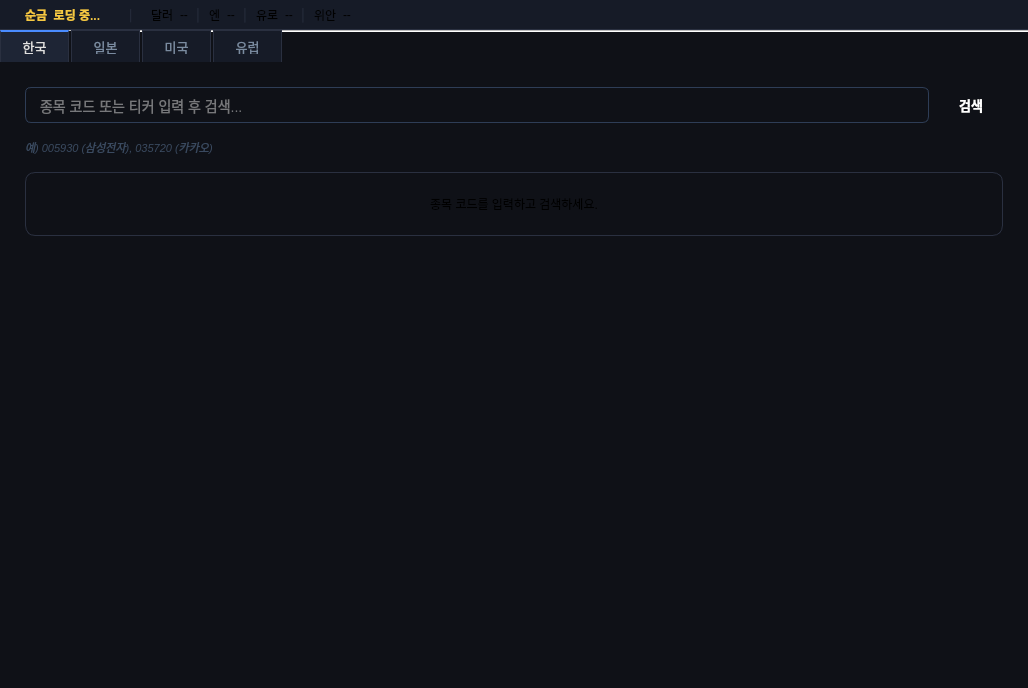
<?xml version="1.0" encoding="UTF-8"?>
<ui version="4.0">
 <class>MainWindow</class>
 <widget class="QMainWindow" name="MainWindow">
  <property name="geometry">
   <rect>
    <x>0</x>
    <y>0</y>
    <width>1028</width>
    <height>688</height>
   </rect>
  </property>
  <property name="minimumSize">
   <size>
    <width>700</width>
    <height>500</height>
   </size>
  </property>
  <property name="windowTitle">
   <string>Gold &amp; Stock Monitor</string>
  </property>
  <property name="styleSheet">
   <string notr="true">
QMainWindow, QWidget#main_widget {
    background-color: #0f1117;
    color: #e0e0e0;
}
QFrame#ticker_bar {
    background-color: #161b27;
    border-bottom: 1px solid #2a3040;
}
QLabel#ticker_label {
    color: #a0aabb;
    font-size: 11px;
    padding: 2px 6px;
}
QLabel#gold_label {
    color: #f5c842;
    font-weight: bold;
    font-size: 12px;
    padding: 2px 8px;
}
QTabWidget::pane {
    border: 1px solid #2a3040;
    background-color: #0f1117;
}
QTabBar::tab {
    background-color: #161b27;
    color: #7a8ba0;
    padding: 8px 22px;
    font-size: 13px;
    border: 1px solid #2a3040;
    border-bottom: none;
    margin-right: 2px;
}
QTabBar::tab:selected {
    background-color: #1e2535;
    color: #e0e0e0;
    border-top: 2px solid #4a8cff;
}
QTabBar::tab:hover {
    background-color: #1a2030;
    color: #c0c8d8;
}
QLineEdit#search_input_korea,
QLineEdit#search_input_japan,
QLineEdit#search_input_us,
QLineEdit#search_input_europe {
    background-color: #1a2030;
    color: #e0e0e0;
    border: 1px solid #2e3d56;
    border-radius: 6px;
    padding: 8px 12px;
    font-size: 14px;
    selection-background-color: #2d4a7a;
}
QLineEdit#search_input_korea:focus,
QLineEdit#search_input_japan:focus,
QLineEdit#search_input_us:focus,
QLineEdit#search_input_europe:focus {
    border: 1px solid #4a8cff;
}
QPushButton#search_btn_korea,
QPushButton#search_btn_japan,
QPushButton#search_btn_us,
QPushButton#search_btn_europe {
    background-color: #2d5aac;
    color: #ffffff;
    border: none;
    border-radius: 6px;
    padding: 8px 20px;
    font-size: 13px;
    font-weight: bold;
}
QPushButton#search_btn_korea:hover,
QPushButton#search_btn_japan:hover,
QPushButton#search_btn_us:hover,
QPushButton#search_btn_europe:hover {
    background-color: #3568c4;
}
QPushButton#search_btn_korea:pressed,
QPushButton#search_btn_japan:pressed,
QPushButton#search_btn_us:pressed,
QPushButton#search_btn_europe:pressed {
    background-color: #1e4088;
}
QFrame#result_card_korea,
QFrame#result_card_japan,
QFrame#result_card_us,
QFrame#result_card_europe {
    background-color: #161b27;
    border: 1px solid #2a3040;
    border-radius: 10px;
    padding: 6px;
}
QLabel#res_name   { color: #a8b8cc; font-size: 12px; }
QLabel#res_ticker { color: #556070; font-size: 11px; }
QLabel#res_price  { color: #e8eef8; font-size: 28px; font-weight: bold; }
QLabel#res_change_pos { color: #3ddc84; font-size: 14px; font-weight: bold; }
QLabel#res_change_neg { color: #ff5f5f; font-size: 14px; font-weight: bold; }
QLabel#res_change_neu { color: #aaaaaa; font-size: 14px; }
QLabel#hint_label_korea,
QLabel#hint_label_japan,
QLabel#hint_label_us,
QLabel#hint_label_europe {
    color: #3a4a60; font-size: 11px; font-style: italic;
}
QLabel#status_label { color: #556070; font-size: 11px; }
QLabel#loading_label { color: #4a8cff; font-size: 13px; }
QLabel#error_label   { color: #ff5f5f; font-size: 13px; }
   </string>
  </property>
  <widget class="QWidget" name="main_widget">
   <layout class="QVBoxLayout" name="main_layout">
    <property name="spacing">
     <number>0</number>
    </property>
    <property name="leftMargin">
     <number>0</number>
    </property>
    <property name="topMargin">
     <number>0</number>
    </property>
    <property name="rightMargin">
     <number>0</number>
    </property>
    <property name="bottomMargin">
     <number>0</number>
    </property>
    <item>
     <widget class="QFrame" name="ticker_bar">
      <property name="frameShape">
       <enum>QFrame::Shape::NoFrame</enum>
      </property>
      <layout class="QHBoxLayout" name="ticker_layout">
       <property name="spacing">
        <number>0</number>
       </property>
       <property name="leftMargin">
        <number>14</number>
       </property>
       <property name="topMargin">
        <number>4</number>
       </property>
       <property name="rightMargin">
        <number>14</number>
       </property>
       <property name="bottomMargin">
        <number>4</number>
       </property>
       <item>
        <widget class="QLabel" name="gold_label">
         <property name="text">
          <string>순금  로딩 중...</string>
         </property>
        </widget>
       </item>
       <item>
        <widget class="QLabel" name="ticker_label">
         <property name="styleSheet">
          <string>color: #2a3040;</string>
         </property>
         <property name="text">
          <string>  │  </string>
         </property>
        </widget>
       </item>
       <item>
        <widget class="QLabel" name="ticker_label">
         <property name="text">
          <string>달러  </string>
         </property>
        </widget>
       </item>
       <item>
        <widget class="QLabel" name="ticker_label">
         <property name="text">
          <string>--</string>
         </property>
        </widget>
       </item>
       <item>
        <widget class="QLabel" name="ticker_label">
         <property name="styleSheet">
          <string>color: #2a3040;</string>
         </property>
         <property name="text">
          <string>  │  </string>
         </property>
        </widget>
       </item>
       <item>
        <widget class="QLabel" name="ticker_label">
         <property name="text">
          <string>엔  </string>
         </property>
        </widget>
       </item>
       <item>
        <widget class="QLabel" name="ticker_label">
         <property name="text">
          <string>--</string>
         </property>
        </widget>
       </item>
       <item>
        <widget class="QLabel" name="ticker_label">
         <property name="styleSheet">
          <string>color: #2a3040;</string>
         </property>
         <property name="text">
          <string>  │  </string>
         </property>
        </widget>
       </item>
       <item>
        <widget class="QLabel" name="ticker_label">
         <property name="text">
          <string>유로  </string>
         </property>
        </widget>
       </item>
       <item>
        <widget class="QLabel" name="ticker_label">
         <property name="text">
          <string>--</string>
         </property>
        </widget>
       </item>
       <item>
        <widget class="QLabel" name="ticker_label">
         <property name="styleSheet">
          <string>color: #2a3040;</string>
         </property>
         <property name="text">
          <string>  │  </string>
         </property>
        </widget>
       </item>
       <item>
        <widget class="QLabel" name="ticker_label">
         <property name="text">
          <string>위안  </string>
         </property>
        </widget>
       </item>
       <item>
        <widget class="QLabel" name="ticker_label">
         <property name="text">
          <string>--</string>
         </property>
        </widget>
       </item>
       <item>
        <spacer name="ticker_spacer">
         <property name="orientation">
          <enum>Qt::Orientation::Horizontal</enum>
         </property>
         <property name="sizeHint" stdset="0">
          <size>
           <width>40</width>
           <height>20</height>
          </size>
         </property>
        </spacer>
       </item>
       <item>
        <widget class="QLabel" name="status_label">
         <property name="text">
          <string/>
         </property>
        </widget>
       </item>
      </layout>
     </widget>
    </item>
    <item>
     <widget class="QTabWidget" name="tab_widget">
      <property name="currentIndex">
       <number>0</number>
      </property>
      <property name="documentMode">
       <bool>true</bool>
      </property>
      <widget class="QWidget" name="tab_korea">
       <property name="styleSheet">
        <string>background-color: #0f1117;</string>
       </property>
       <attribute name="title">
        <string>한국</string>
       </attribute>
       <layout class="QVBoxLayout" name="layout_korea">
        <property name="spacing">
         <number>16</number>
        </property>
        <property name="leftMargin">
         <number>24</number>
        </property>
        <property name="topMargin">
         <number>24</number>
        </property>
        <property name="rightMargin">
         <number>24</number>
        </property>
        <property name="bottomMargin">
         <number>16</number>
        </property>
        <item>
         <layout class="QHBoxLayout" name="search_row_korea">
          <property name="spacing">
           <number>10</number>
          </property>
          <item>
           <widget class="QLineEdit" name="search_input_korea">
            <property name="placeholderText">
             <string>종목 코드 또는 티커 입력 후 검색...</string>
            </property>
           </widget>
          </item>
          <item>
           <widget class="QPushButton" name="search_btn_korea">
            <property name="cursor">
             <cursorShape>PointingHandCursor</cursorShape>
            </property>
            <property name="text">
             <string>검색</string>
            </property>
           </widget>
          </item>
         </layout>
        </item>
        <item>
         <widget class="QLabel" name="hint_label_korea">
          <property name="text">
           <string>예) 005930 (삼성전자), 035720 (카카오)</string>
          </property>
         </widget>
        </item>
        <item>
         <widget class="QFrame" name="result_card_korea">
          <property name="frameShape">
           <enum>QFrame::Shape::NoFrame</enum>
          </property>
          <layout class="QVBoxLayout" name="result_layout_korea">
           <property name="spacing">
            <number>6</number>
           </property>
           <property name="leftMargin">
            <number>20</number>
           </property>
           <property name="topMargin">
            <number>16</number>
           </property>
           <property name="rightMargin">
            <number>20</number>
           </property>
           <property name="bottomMargin">
            <number>16</number>
           </property>
           <item>
            <widget class="QLabel" name="status_label">
             <property name="text">
              <string>종목 코드를 입력하고 검색하세요.</string>
             </property>
             <property name="alignment">
              <set>Qt::AlignmentFlag::AlignCenter</set>
             </property>
            </widget>
           </item>
          </layout>
         </widget>
        </item>
        <item>
         <spacer name="spacer_korea">
          <property name="orientation">
           <enum>Qt::Orientation::Vertical</enum>
          </property>
          <property name="sizeHint" stdset="0">
           <size>
            <width>20</width>
            <height>40</height>
           </size>
          </property>
         </spacer>
        </item>
       </layout>
      </widget>
      <widget class="QWidget" name="tab_japan">
       <property name="styleSheet">
        <string>background-color: #0f1117;</string>
       </property>
       <attribute name="title">
        <string>일본</string>
       </attribute>
       <layout class="QVBoxLayout" name="layout_japan">
        <property name="spacing">
         <number>16</number>
        </property>
        <property name="leftMargin">
         <number>24</number>
        </property>
        <property name="topMargin">
         <number>24</number>
        </property>
        <property name="rightMargin">
         <number>24</number>
        </property>
        <property name="bottomMargin">
         <number>16</number>
        </property>
        <item>
         <layout class="QHBoxLayout" name="search_row_japan">
          <property name="spacing">
           <number>10</number>
          </property>
          <item>
           <widget class="QLineEdit" name="search_input_japan">
            <property name="placeholderText">
             <string>종목 코드 또는 티커 입력 후 검색...</string>
            </property>
           </widget>
          </item>
          <item>
           <widget class="QPushButton" name="search_btn_japan">
            <property name="cursor">
             <cursorShape>PointingHandCursor</cursorShape>
            </property>
            <property name="text">
             <string>검색</string>
            </property>
           </widget>
          </item>
         </layout>
        </item>
        <item>
         <widget class="QLabel" name="hint_label_japan">
          <property name="text">
           <string>예) 7203 (Toyota), 6758 (Sony)</string>
          </property>
         </widget>
        </item>
        <item>
         <widget class="QFrame" name="result_card_japan">
          <property name="frameShape">
           <enum>QFrame::Shape::NoFrame</enum>
          </property>
          <layout class="QVBoxLayout" name="result_layout_japan">
           <property name="spacing">
            <number>6</number>
           </property>
           <property name="leftMargin">
            <number>20</number>
           </property>
           <property name="topMargin">
            <number>16</number>
           </property>
           <property name="rightMargin">
            <number>20</number>
           </property>
           <property name="bottomMargin">
            <number>16</number>
           </property>
           <item>
            <widget class="QLabel" name="status_label">
             <property name="text">
              <string>종목 코드를 입력하고 검색하세요.</string>
             </property>
             <property name="alignment">
              <set>Qt::AlignmentFlag::AlignCenter</set>
             </property>
            </widget>
           </item>
          </layout>
         </widget>
        </item>
        <item>
         <spacer name="spacer_japan">
          <property name="orientation">
           <enum>Qt::Orientation::Vertical</enum>
          </property>
          <property name="sizeHint" stdset="0">
           <size>
            <width>20</width>
            <height>40</height>
           </size>
          </property>
         </spacer>
        </item>
       </layout>
      </widget>
      <widget class="QWidget" name="tab_us">
       <property name="styleSheet">
        <string>background-color: #0f1117;</string>
       </property>
       <attribute name="title">
        <string>미국</string>
       </attribute>
       <layout class="QVBoxLayout" name="layout_us">
        <property name="spacing">
         <number>16</number>
        </property>
        <property name="leftMargin">
         <number>24</number>
        </property>
        <property name="topMargin">
         <number>24</number>
        </property>
        <property name="rightMargin">
         <number>24</number>
        </property>
        <property name="bottomMargin">
         <number>16</number>
        </property>
        <item>
         <layout class="QHBoxLayout" name="search_row_us">
          <property name="spacing">
           <number>10</number>
          </property>
          <item>
           <widget class="QLineEdit" name="search_input_us">
            <property name="placeholderText">
             <string>종목 코드 또는 티커 입력 후 검색...</string>
            </property>
           </widget>
          </item>
          <item>
           <widget class="QPushButton" name="search_btn_us">
            <property name="cursor">
             <cursorShape>PointingHandCursor</cursorShape>
            </property>
            <property name="text">
             <string>검색</string>
            </property>
           </widget>
          </item>
         </layout>
        </item>
        <item>
         <widget class="QLabel" name="hint_label_us">
          <property name="text">
           <string>예) AAPL (Apple), TSLA (Tesla), MSFT (Microsoft)</string>
          </property>
         </widget>
        </item>
        <item>
         <widget class="QFrame" name="result_card_us">
          <property name="frameShape">
           <enum>QFrame::Shape::NoFrame</enum>
          </property>
          <layout class="QVBoxLayout" name="result_layout_us">
           <property name="spacing">
            <number>6</number>
           </property>
           <property name="leftMargin">
            <number>20</number>
           </property>
           <property name="topMargin">
            <number>16</number>
           </property>
           <property name="rightMargin">
            <number>20</number>
           </property>
           <property name="bottomMargin">
            <number>16</number>
           </property>
           <item>
            <widget class="QLabel" name="status_label">
             <property name="text">
              <string>종목 코드를 입력하고 검색하세요.</string>
             </property>
             <property name="alignment">
              <set>Qt::AlignmentFlag::AlignCenter</set>
             </property>
            </widget>
           </item>
          </layout>
         </widget>
        </item>
        <item>
         <spacer name="spacer_us">
          <property name="orientation">
           <enum>Qt::Orientation::Vertical</enum>
          </property>
          <property name="sizeHint" stdset="0">
           <size>
            <width>20</width>
            <height>40</height>
           </size>
          </property>
         </spacer>
        </item>
       </layout>
      </widget>
      <widget class="QWidget" name="tab_europe">
       <property name="styleSheet">
        <string>background-color: #0f1117;</string>
       </property>
       <attribute name="title">
        <string>유럽</string>
       </attribute>
       <layout class="QVBoxLayout" name="layout_europe">
        <property name="spacing">
         <number>16</number>
        </property>
        <property name="leftMargin">
         <number>24</number>
        </property>
        <property name="topMargin">
         <number>24</number>
        </property>
        <property name="rightMargin">
         <number>24</number>
        </property>
        <property name="bottomMargin">
         <number>16</number>
        </property>
        <item>
         <layout class="QHBoxLayout" name="search_row_europe">
          <property name="spacing">
           <number>10</number>
          </property>
          <item>
           <widget class="QLineEdit" name="search_input_europe">
            <property name="placeholderText">
             <string>종목 코드 또는 티커 입력 후 검색...</string>
            </property>
           </widget>
          </item>
          <item>
           <widget class="QPushButton" name="search_btn_europe">
            <property name="cursor">
             <cursorShape>PointingHandCursor</cursorShape>
            </property>
            <property name="text">
             <string>검색</string>
            </property>
           </widget>
          </item>
         </layout>
        </item>
        <item>
         <widget class="QLabel" name="hint_label_europe">
          <property name="text">
           <string>예) BMW.DE (BMW), SAP.DE (SAP), MC.PA (LVMH)</string>
          </property>
         </widget>
        </item>
        <item>
         <widget class="QFrame" name="result_card_europe">
          <property name="frameShape">
           <enum>QFrame::Shape::NoFrame</enum>
          </property>
          <layout class="QVBoxLayout" name="result_layout_europe">
           <property name="spacing">
            <number>6</number>
           </property>
           <property name="leftMargin">
            <number>20</number>
           </property>
           <property name="topMargin">
            <number>16</number>
           </property>
           <property name="rightMargin">
            <number>20</number>
           </property>
           <property name="bottomMargin">
            <number>16</number>
           </property>
           <item>
            <widget class="QLabel" name="status_label">
             <property name="text">
              <string>종목 코드를 입력하고 검색하세요.</string>
             </property>
             <property name="alignment">
              <set>Qt::AlignmentFlag::AlignCenter</set>
             </property>
            </widget>
           </item>
          </layout>
         </widget>
        </item>
        <item>
         <spacer name="spacer_europe">
          <property name="orientation">
           <enum>Qt::Orientation::Vertical</enum>
          </property>
          <property name="sizeHint" stdset="0">
           <size>
            <width>20</width>
            <height>40</height>
           </size>
          </property>
         </spacer>
        </item>
       </layout>
      </widget>
     </widget>
    </item>
   </layout>
  </widget>
 </widget>
 <resources/>
 <connections/>
</ui>
